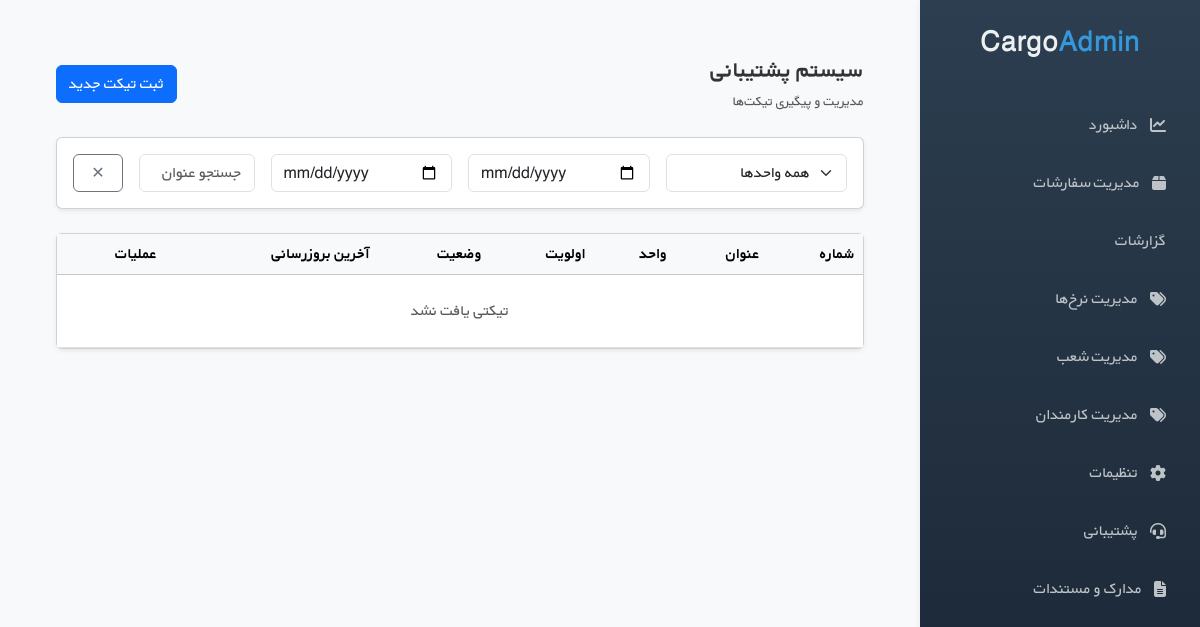
Before: /forwarder/support/tickets/ (signed in) with the older database file.
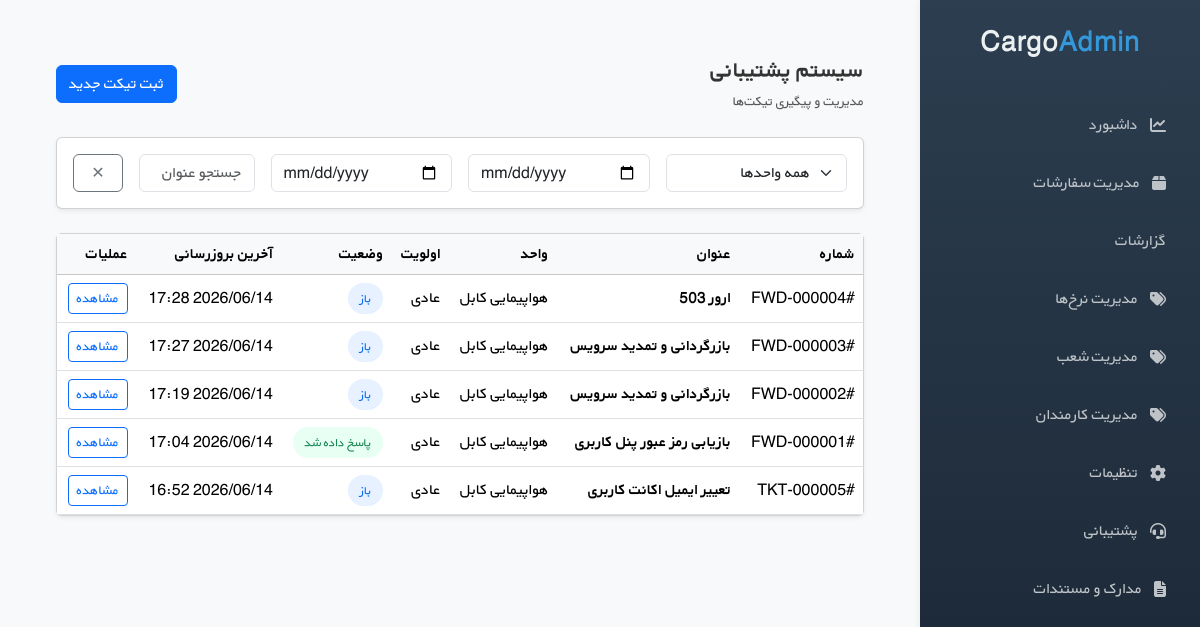
After: the same page with the newer database file.
### support/models.py (models this page shows, shortened)
class Ticket(models.Model):
    class Status(models.TextChoices):
        OPEN = "open", "باز"
        PENDING = "pending", "در انتظار کاربر"
        ANSWERED = "answered", "پاسخ داده شد"
        CLOSED = "closed", "بسته شد"
    class Priority(models.TextChoices):
        LOW = "low", "کم"
        NORMAL = "normal", "عادی"
        HIGH = "high", "زیاد"
        URGENT = "urgent", "فوری"
    number = models.CharField(
        max_length=20,
        unique=True
    )
    user = models.ForeignKey(
        settings.AUTH_USER_MODEL,
        on_delete=models.CASCADE,
        related_name="tickets"
    )
    department = models.ForeignKey(
        SupportDepartment,
        on_delete=models.PROTECT
    )
    topic = models.ForeignKey(
        TicketTopic,
        on_delete=models.PROTECT
    )
    subject = models.CharField(max_length=255)
    priority = models.CharField(
        max_length=10,
        choices=Priority.choices,
        default=Priority.NORMAL
    )
    status = models.CharField(
        max_length=20,
        choices=Status.choices,
        default=Status.OPEN
    )
    assigned_agent = models.ForeignKey(
        SupportAgent,
        null=True,
        blank=True,
        on_delete=models.SET_NULL
    )
    unread_for_user = models.BooleanField(default=False)
    unread_for_agent = models.BooleanField(default=True)
    created_at = models.DateTimeField(auto_now_add=True)
    updated_at = models.DateTimeField(auto_now=True)

class SupportDepartment(models.Model):
    name = models.CharField(max_length=120)
    panel_type = models.CharField(
        max_length=20,
        choices=PanelType.choices,
        default=PanelType.CUSTOMER
    )
    is_active = models.BooleanField(default=True)
    sla_response_minutes = models.IntegerField(default=60)
    sla_resolve_minutes = models.IntegerField(default=1440)

### support/views.py (the view, shortened to what this page needs)
# urls.py: path("tickets/", views.ticket_list, name="ticket_list"),
@login_required
def ticket_list(request):
    panel_type = get_panel_type(request)
    tickets = Ticket.objects.filter(
        user=request.user,
        department__panel_type=panel_type
    ).select_related(
        "department", "topic", "assigned_agent"
    ).order_by("-updated_at", "-created_at")
    department = request.GET.get("department")
    date_from = request.GET.get("date_from")
    date_to = request.GET.get("date_to")
    q = request.GET.get("q")
    if department:
        tickets = tickets.filter(department_id=department)
    if date_from:
        tickets = tickets.filter(created_at__date__gte=date_from)
    if date_to:
        tickets = tickets.filter(created_at__date__lte=date_to)
    if q:
        tickets = tickets.filter(subject__icontains=q)
    departments = SupportDepartment.objects.filter(
        is_active=True,
        panel_type=panel_type
    )
    return render(
        request,
        get_template_path(request, "ticket_list.html"),
        {
            "tickets": tickets,
            "departments": departments,
            "panel_type": panel_type,
            "create_url_name": get_create_url_name(request),
        }
    )

### support/views.py (called while the page is built)
def get_panel_type(request):
    path = request.path
    if path.startswith("/forwarder/support/"):
        return "forwarder"
    if path.startswith("/customer/profile/support/"):
        return "customer"
    if is_forwarder_user(request.user):
        return "forwarder"
    return "customer"

def get_template_path(request, template_name):
    panel_type = get_panel_type(request)
    if panel_type == "forwarder":
        return f"forwarder_panel/support/{template_name}"
    return f"customer_panel/profile/support/{template_name}"

def get_create_url_name(request):
    panel_type = get_panel_type(request)
    if panel_type == "forwarder":
        return "forwarder_support:ticket_create"
    return "customer_support:ticket_create"

### templates/forwarder_panel/support/ticket_list.html (shortened to what this page needs)
{% extends 'forwarder_panel/base.html' %}
{% load static %}
{% block extra_css %}
  <link rel="stylesheet" href="{% static 'support/css/support.css' %}" />
{% endblock %}
{% block content %}
  <div class="container-fluid p-4">
    <div class="d-flex justify-content-between align-items-center mb-4">
      <div>
        <h4 class="fw-bold mb-1">سیستم پشتیبانی</h4>
        <small class="text-muted">مدیریت و پیگیری تیکت‌ها</small>
      </div>
      <a href="{% url create_url_name %}" class="btn btn-primary">ثبت تیکت جدید</a>
    </div>
    <div class="card shadow-sm mb-4 p-3">
      <div class="row g-3">
        <div class="col-md-3">
          <select id="departmentFilter" class="form-select">
            <option value="">همه واحدها</option>
          </select>
        </div>
        <div class="col-md-3">
          <input type="date" id="dateFrom" class="form-control" />
        </div>
        <div class="col-md-3">
          <input type="date" id="dateTo" class="form-control" />
        </div>
        <div class="col-md-2">
          <input type="text" id="searchInput" class="form-control" placeholder="جستجو عنوان" />
        </div>
        <div class="col-md-1">
          <button id="clearFilters" class="btn btn-outline-secondary w-100">✕</button>
        </div>
      </div>
    </div>
    <div class="card shadow-sm">
      <div class="table-responsive">
        <table class="table align-middle mb-0">
          <thead class="table-light">
            <tr>
              <th>شماره</th>
              <th>عنوان</th>
              <th>واحد</th>
              <th>اولویت</th>
              <th>وضعیت</th>
              <th>آخرین بروزرسانی</th>
              <th>عملیات</th>
            </tr>
          </thead>
          <tbody id="ticketsTable">
            {% include 'forwarder_panel/support/partials/ticket_rows.html' %}
          </tbody>
        </table>
      </div>
    </div>
  </div>
{% endblock %}

### templates/forwarder_panel/base.html (shortened to what this page needs)
{% load static %}
<!DOCTYPE html>
<html lang="fa" dir="rtl">
<head>
    <link href="https://cdn.jsdelivr.net/npm/bootstrap@5.3.2/dist/css/bootstrap.min.css" rel="stylesheet">
    <link href="https://cdnjs.cloudflare.com/ajax/libs/font-awesome/6.5.0/css/all.min.css" rel="stylesheet">
    <link rel="stylesheet" href="{% static 'css/base_panel_style.css' %}">
    {% block extra_css %}{% endblock %}
</head>
<body>
    <div class="panel-wrapper">
        <aside class="sidebar">
            <div class="sidebar-brand">
                <h4>Cargo<span>Admin</span></h4>
            </div>
            <nav class="sidebar-nav">
                <a href="{% url 'forwarder_panel:dashboard' %}">
                    <i class="fas fa-chart-line"></i> داشبورد
                </a>
                <a href="{% url 'forwarder_panel:order_list' %}"><i class="fas fa-box"></i> مدیریت سفارشات</a>
                <a href="{% url 'forwarder_panel:report_page' %}">گزارشات </a>
                <a href="{% url 'forwarder_panel:rate_list' %}"><i class="fas fa-tags"></i> مدیریت نرخ‌ها</a>
                <a href="{% url 'forwarder_panel:branch_list' %}"><i class="fas fa-tags"></i> مدیریت شعب</a>
                <a href="{% url 'forwarder_panel:staff_list' %}"><i class="fas fa-tags"></i> مدیریت کارمندان</a>
                <a href="#"><i class="fas fa-cog"></i> تنظیمات</a>
                <a href="{% url 'forwarder_support:ticket_list' %}">
                    <i class="fas fa-headset"></i> پشتیبانی
                </a>
                <a href="{% url 'forwarder_panel:documents' %}"><i class="fas fa-file-alt"></i> مدارک و مستندات</a>
            </nav>
        </aside>
        <main class="main-content">
            {% block content %}{% endblock %}
        </main>
    </div>
</body>
</html>

### templates/forwarder_panel/support/partials/ticket_rows.html
{% for ticket in tickets %}
  <tr class="{% if ticket.unread_for_user %}ticket-unread{% endif %}">
    <td>#{{ ticket.number }}</td>
    <td>
      <strong>{{ ticket.subject }}</strong>
    </td>
    <td>{{ ticket.department.name }}</td>
    <td>
      <span class="priority-{{ ticket.priority }}">{{ ticket.get_priority_display }}</span>
    </td>
    <td>
      <span class="status-badge
{% if ticket.status == 'open' %}
          status-open
        {% elif ticket.status == 'answered' %}
          status-answered
        {% else %}
          status-closed
        {% endif %}">
        {{ ticket.get_status_display }}
      </span>
    </td>
    <td>{{ ticket.updated_at|date:'Y/m/d H:i' }}</td>
    <td>
      <a href="{% url 'forwarder_support:ticket_detail' ticket.pk %}" class="btn btn-sm btn-outline-primary">مشاهده</a>
    </td>
  </tr>
{% empty %}
  <tr>
    <td colspan="7" class="text-center text-muted py-4">تیکتی یافت نشد</td>
  </tr>
{% endfor %}

### static/css/base_panel_style.css (style rules this page uses)
* { margin: 0; padding: 0; box-sizing: border-box; }
body { font-family: 'BYekan', Tahoma, Arial, sans-serif; background: #f8f9fa; color: #333; }
.panel-wrapper { display: flex; min-height: 100vh; }
.sidebar { width: 280px; background: linear-gradient(180deg, #2c3e50 0%, #1a2533 100%); color: #ecf0f1; padding: 1.5rem 1rem; position: fixed; height: 100vh; overflow-y: auto; box-shadow: 2px 0 10px rgba(0,0,0,0.1); z-index: 100; }
.sidebar-brand { text-align: center; margin-bottom: 2.5rem; }
.sidebar-brand h4 { font-weight: 700; font-size: 1.8rem; }
.sidebar-brand span { color: #3498db; }
.sidebar-nav a { display: flex; align-items: center; gap: 12px; padding: 14px 18px; color: #bdc3c7; text-decoration: none; border-radius: 8px; margin-bottom: 6px; transition: all 0.3s; }
.main-content { flex: 1; margin-right: 280px; padding: 2rem; background: #f8f9fa; min-height: 100vh; }

### static/support/css/support.css (style rules this page uses)
.status-badge { font-size: 0.8rem; padding: 6px 12px; border-radius: 50px; font-weight: 500; }
.status-open { background: #e7f1ff; color: #0d6efd; }
.status-answered { background: #e8fff3; color: #198754; }

Changed rows visible on the page:
added Ticket: number "FWD-000004", subject "ارور 503", department.name "هواپیمایی کابل", priority "عادی", status "باز", updated_at "2026/06/14 17:28"
added Ticket: number "FWD-000003", subject "بازرگردانی و تمدید سرویس", department.name "هواپیمایی کابل", priority "عادی", status "باز", updated_at "2026/06/14 17:27"
added Ticket: number "FWD-000002", subject "بازرگردانی و تمدید سرویس", department.name "هواپیمایی کابل", priority "عادی", status "باز", updated_at "2026/06/14 17:19"
added Ticket: number "FWD-000001", subject "بازیابی رمز عبور پنل کاربری", department.name "هواپیمایی کابل", priority "عادی", status "پاسخ داده شد", updated_at "2026/06/14 17:04"
added Ticket: number "TKT-000005", subject "تعییر ایمیل اکانت کاربری", department.name "هواپیمایی کابل", priority "عادی", status "باز", updated_at "2026/06/14 16:52"
Other visible differences:
text no longer shown: "تیکتی یافت نشد"
